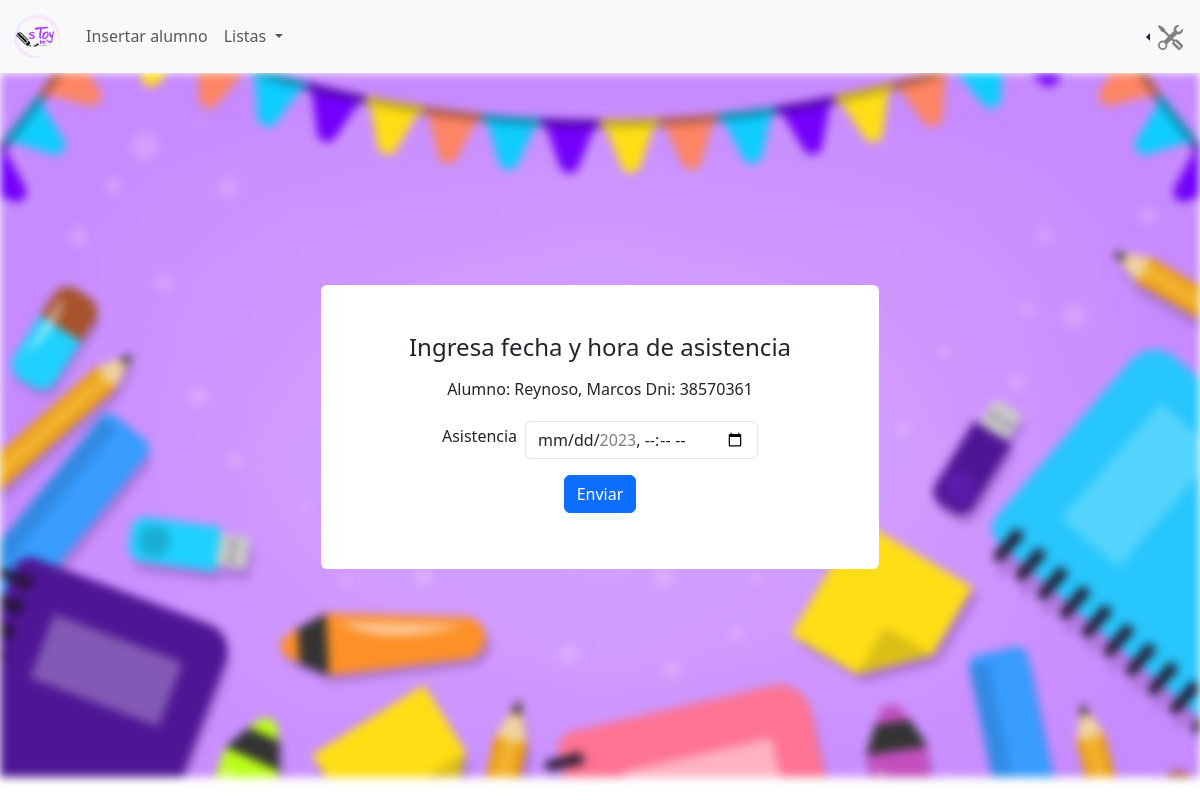
The app's page /Asistencia/agregarAsistencia.php?dni=38570361 with its own data.
### tables this page shows
CREATE TABLE IF NOT EXISTS `alumno` (
  `dni` bigint NOT NULL,
  `nombre` varchar(20) DEFAULT NULL,
  `apellido` varchar(20) DEFAULT NULL,
  `fecha_nac` date DEFAULT NULL,
  PRIMARY KEY (`dni`) USING BTREE
);

### Clases/AlumnoClass.php (called while the page is built, shortened)
<?php
class Alumno
{
    public static function obtenerAlumno($dni)
    {
        $consulta = ("SELECT * FROM alumno WHERE dni = '$dni'");
        return $consulta;
    }
}

### BD/BdClass.php (called while the page is built, shortened)
<?php
class Conexion {
    private $host = "localhost";
    private $usuario = "root";
    private $contrasena = "";
    private $nombreBD = "bdStoy";
    private $conexion;
    public function __construct() {
        $this->conexion = new mysqli($this->host, $this->usuario, $this->contrasena, $this->nombreBD);
    }
    public function ejecutaConsulta($consulta){
        return $this->conexion->query($consulta);
    }
}
?>

### Asistencia/agregarAsistencia.php (the view, shortened to what this page needs)
<?php
include("../BD/BdClass.php");
include("../Clases/AlumnoClass.php");
$conexion = new Conexion();
$conexion->conectar();
$fecha = Date('Y-m-d');
$año = Date('Y');
isset($_GET['dni']) ? $dni = $_GET['dni'] : $dni = null;
$consulta = Alumno::obtenerAlumno($dni);
$alumno = $conexion->ejecutaConsulta($consulta)->fetch_object();
?>
<!DOCTYPE html>
<html lang="en">
<head>
    <link rel="stylesheet" href="../Estilos/css/style.css">
    <link rel="stylesheet" href="../Estilos/css/bootstrap.min.css">
    <link rel="stylesheet" href="../Estilos/css/sweetalert2.min.css">
</head>
<body>
    <?php include("../PHP/navbar.php") ?>
    <div class="container-fondo d-flex justify-content-center align-items-center" style="height: 88vh">
        <div class="container d-flex justify-content-center text-center align-items-center" style="height: 70vh">
            <div class="container-form rounded w-50 mt-1 px-4 py-5 mb-100" style="background-color: white">
                <form action="#" method="POST" class="d-flex flex-column align-items-center w-100">
                    <h4 class="mb-3 h-auto">Ingresa fecha y hora de asistencia</h4>
                    <p>Alumno: <?php echo "$alumno->apellido, $alumno->nombre Dni: $alumno->dni"; ?></p>
                    <div class="mb-3 d-flex align-items-center">
                        <label for="asistencia" class="form-label me-2 mt-1">Asistencia</label>
                        <input class="form-control mt-1" type="datetime-local" name="asistencia" id="asistencia" max="<?php echo "$fecha" . "T" . "00:00" ?>" min="<?php echo "$año" . "-01-01" . "T" . "00:00" ?>">
                    </div>
                    <button class="btn btn-primary align-self-center mb-2" type="submit">Enviar</button>
                </form>
            </div>
        </div>
    </div>
</body>
</html>

### Estilos/css/style.css (style rules this page uses)
.container-fondo::before { content: ""; background-image: url(/Multimedia/fondo-escuela-violeta.jpg); background-size: cover; background-repeat: repeat; position: absolute; top: 0; left: 0; width: 100%; height: 100%; filter: blur(5px); -webkit-filter: blur(5px); z-index: -1; }
.container-fondo { position: relative; }
.container-fondo { height: 100vh; display: flex; flex-direction: column; align-items: center; justify-content: center; }

### records on screen
alumno: apellido "Reynoso", nombre "Marcos", dni "38570361"
